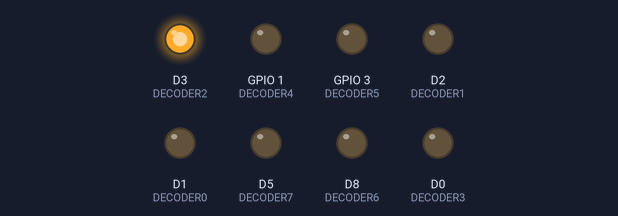
The sketch below on a simulated ESP8266 (NodeMCU). Shown: output pins drawn as LEDs (lit = HIGH). Random numbers use the default seed unless the sketch sets one.

Above: at 0.1 s.
At 24.1 s:
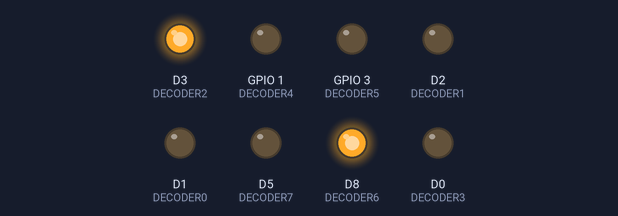
At 27.1 s:
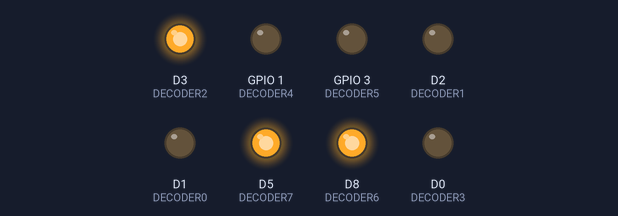
At 39.1 s:
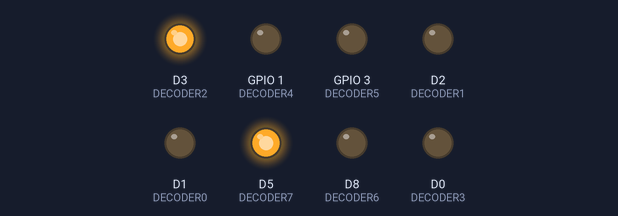
Timing chart, 0 to 40.0 s (numbered marks = the images above):
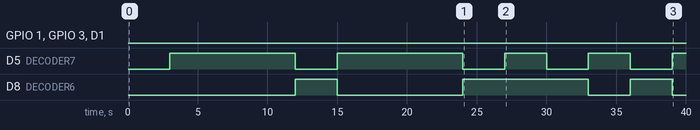

Measured:
- by itself, D5 (DECODER7): LOW → HIGH at 3.0 s, → LOW 9.0 s later, → HIGH 3.0 s later, → LOW 9.0 s later, … (9 changes in this stretch)
- by itself, D8 (DECODER6): goes HIGH 3.0 s, LOW 9.0 s, HIGH 9.0 s, LOW 3.0 s, HIGH 3.0 s, then LOW

The sketch:

demo_code_generation.ino
```cpp
// Digit 1
const int DECODER0 = D1;
const int DECODER1 = D2;
const int DECODER2 = D3;
const int DECODER3 = D0;

// Digit 2
const int DECODER4 = D10;
const int DECODER5 = D9;
const int DECODER6 = D8;
const int DECODER7 = D5;

// Digit values
int Sig;
int speed;
int d2 = 2;
int d1 = 0;
const int SPEED_LIMIT = 25;
int TIME_SINCE_VAL = 0;
int TIME_HOLD = 2;

// Values for keeping track of flashing the digits
unsigned long ltime, millidif;
unsigned long flash_time, flash_millidif;
int flash_flag = 0;

// Binary values for the BCD control pins, index corrosponds to digit
int dec_bin[][4] = {{0,0,0,0},
                    {0,0,0,1},
                    {0,0,1,0},
                    {0,0,1,1},
                    {0,1,0,0},
                    {0,1,0,1},
                    {0,1,1,0},
                    {0,1,1,1},
                    {1,0,0,0},
                    {1,0,0,1},
                    {1,0,1,0}}; // 10 for blank


void setup() {

  // Set BCD control pins to outputs
  pinMode(DECODER0, OUTPUT);
  pinMode(DECODER1, OUTPUT);
  pinMode(DECODER2, OUTPUT);
  pinMode(DECODER3, OUTPUT);
  pinMode(DECODER4, OUTPUT);
  pinMode(DECODER5, OUTPUT);
  pinMode(DECODER6, OUTPUT);
  pinMode(DECODER7, OUTPUT);

  // Set sev segs to blank by default
  digitalWrite(DECODER0, dec_bin[10][0]);
  digitalWrite(DECODER1, dec_bin[10][1]);
  digitalWrite(DECODER2, dec_bin[10][2]);
  digitalWrite(DECODER3, dec_bin[10][3]);
  digitalWrite(DECODER4, dec_bin[10][0]);
  digitalWrite(DECODER5, dec_bin[10][1]);
  digitalWrite(DECODER6, dec_bin[10][2]);
  digitalWrite(DECODER7, dec_bin[10][3]);

  Serial.begin(115200);
}

void loop() {

  ltime = (unsigned long)(millis() - millidif);

  if (ltime >= 1000){
    millidif = millidif + ltime;
    ltime = 0;
    TIME_SINCE_VAL+=1;
  }

  flash_time = (unsigned long)(millis() - flash_millidif);

  if (flash_time >= 200){
        flash_millidif = flash_millidif + flash_time;
        flash_time = 0;
        flash_flag = (flash_flag + 1) % 2;
  }

  speed = d2*10 + d1;

  if (TIME_SINCE_VAL <= TIME_HOLD){
    if ((speed > SPEED_LIMIT) && (flash_flag == 1)){
      digitalWrite(DECODER0, dec_bin[10][0]);
      digitalWrite(DECODER1, dec_bin[10][1]);
      digitalWrite(DECODER2, dec_bin[10][2]);
      digitalWrite(DECODER3, dec_bin[10][3]);

      digitalWrite(DECODER4, dec_bin[10][0]);
      digitalWrite(DECODER5, dec_bin[10][1]);
      digitalWrite(DECODER6, dec_bin[10][2]);
      digitalWrite(DECODER7, dec_bin[10][3]);
    }
    else{
      digitalWrite(DECODER0, dec_bin[d2][0]);
      digitalWrite(DECODER1, dec_bin[d2][1]);
      digitalWrite(DECODER2, dec_bin[d2][2]);
      digitalWrite(DECODER3, dec_bin[d2][3]);

      digitalWrite(DECODER4, dec_bin[d1][0]);
      digitalWrite(DECODER5, dec_bin[d1][1]);
      digitalWrite(DECODER6, dec_bin[d1][2]);
      digitalWrite(DECODER7, dec_bin[d1][3]);
    }
  }
  else{

    //TIME_HOLD = random(1,2

    TIME_SINCE_VAL = 0;

    Sig = int(random(1,11));

    if (Sig <= 4){
      if (speed > 24){
        d1 = min(max(d1 + int(random(1,2)),1),8);
      }
      else{
        d1 = min(max(d1 - int(random(1,2)),1),8);
      }
    }
    else {
      if (speed <= 24){
        d1 = min(max(d1 + int(random(1,2)),1),8);
      }
      else{
        d1 = min(max(d1 - int(random(1,2)),1),8);
      }
    }

  }

}

void change_display(int d1, int d2){
  digitalWrite(DECODER0, dec_bin[d2][0]);
  digitalWrite(DECODER1, dec_bin[d2][1]);
  digitalWrite(DECODER2, dec_bin[d2][2]);
  digitalWrite(DECODER3, dec_bin[d2][3]);

  digitalWrite(DECODER4, dec_bin[d1][0]);
  digitalWrite(DECODER5, dec_bin[d1][1]);
  digitalWrite(DECODER6, dec_bin[d1][2]);
  digitalWrite(DECODER7, dec_bin[d1][3]);
}
```
